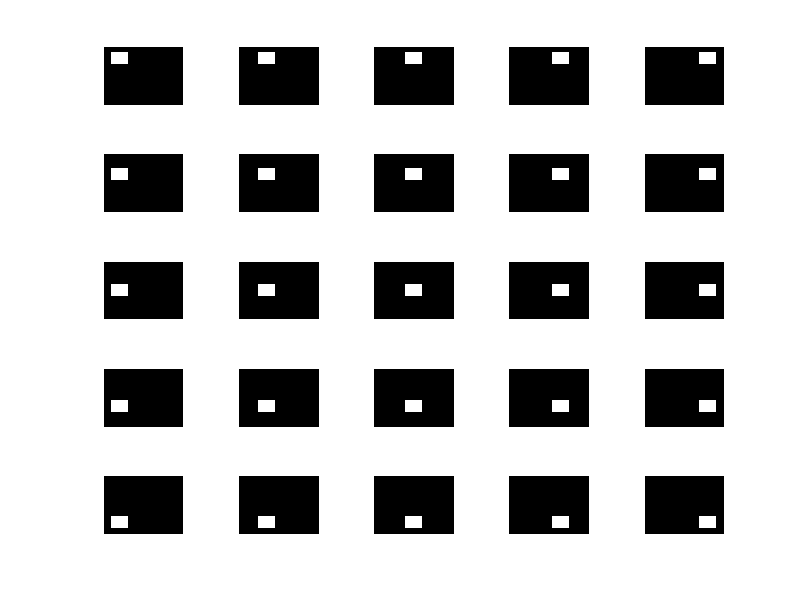
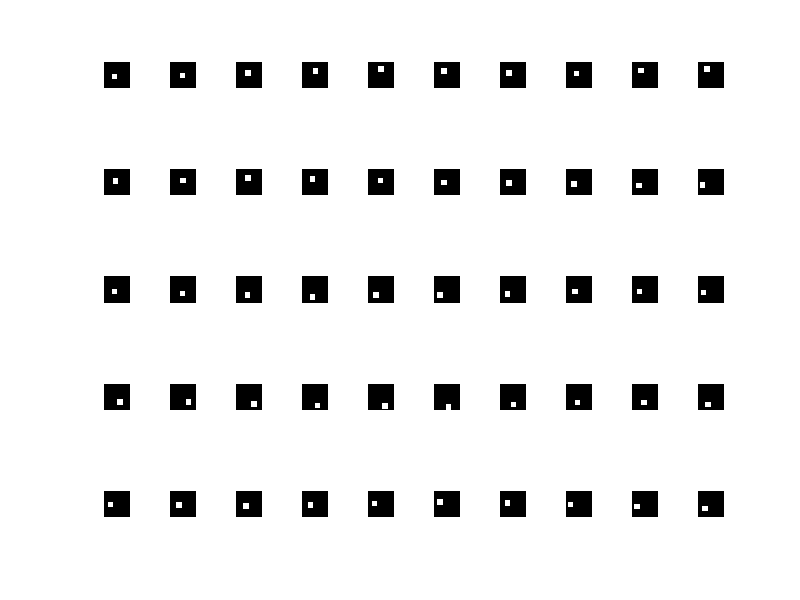

Here is the MATLAB script that generated these plots, in order:
I = zeros(100,100); 
I(40:60,40:60)=1; 
colormap gray; 

Ifs = zeros(100,100,1,25); 

cntr = 1; 
for i = -2:2 
    for j = -2:2 
        
        Ifs(:,:,1,cntr) = circshift(I,[i*15,j*15]);   
        subplot(5,5,cntr); 
        imagesc(Ifs(:,:,1,cntr)); 
        axis off; 
        cntr = cntr + 1;
        
    end
end
colormap gray; 


figure(2); 

cntr = 1; 
nseq = 5; 
nframe = 10; 

for i = 1:nseq
    dx = round(2*(rand-0.5)); 
    dy = round(2*(rand-0.5));
    Is = circshift(I,[dx*15, dy*15]); 
    
    for j = 1:nframe
        dx = 2*round(10*(rand-0.5)); 
        dy = 2*round(10*(rand-0.5)); 
        subplot(nseq,nframe,cntr,'align') 
        Is = circshift(Is, [dx,dy]); 
        imagesc(Is);
        axis off; 
        axis square; 
        cntr = cntr + 1; 
    end 
end 

colormap gray;
